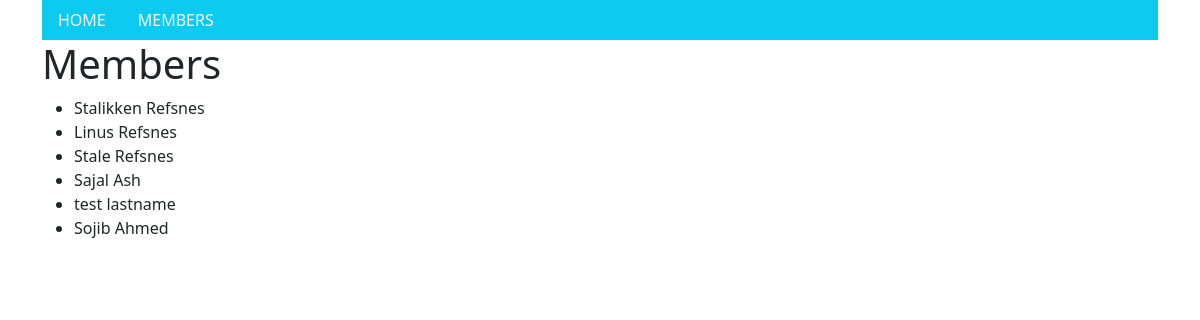
The page /members/ on the database its author committed.
### members/models.py (models this page shows, shortened)
class Member(models.Model):
  firstname = models.CharField(max_length=255)
  lastname = models.CharField(max_length=255)
  phone = models.IntegerField(null=True)
  joined_date = models.DateField(null=True)
  slug = models.SlugField(default="", null=False)

### members/views.py (the view)
# urls.py: path('members/', views.members, name='members'),
def members(request):
    mymembers = Member.objects.all().values()
    template = loader.get_template('all_members.html')
    context = {
        'mymembers': mymembers,
    }
    return HttpResponse(template.render(context, request))

### members/templates/all_members.html (shortened to what this page needs)
{% extends "master.html" %}
{% block content %}
  <div class="mycard">
    <h1>Members</h1>
    <ul>
      {% for x in mymembers %}
        <li onclick="window.location = 'details/{{ x.slug }}'">{{ x.firstname }} {{ x.lastname }}</li>
      {% endfor %}
    </ul>
  </div>
{% endblock %}

### members/templates/master.html (shortened to what this page needs)
<html>
<head>
  {% load bootstrap5 %}
  {% bootstrap_css %}
</head>
<body>
<div class="container">
  <ul class="nav bg-info">
    <li class="nav-item">
      <a class="nav-link link-light" href="/">HOME</a>
    </li>
    <li class="nav-item">
      <a class="nav-link link-light" href="/members">MEMBERS</a>
    </li>
  </ul>
  {% block content %}
  {% endblock %}
</div>
</body>
</html>

### rows shown on the page
Member: firstname "Stalikken", lastname "Refsnes"
Member: firstname "Linus", lastname "Refsnes"
Member: firstname "Stale", lastname "Refsnes"
Member: firstname "Sajal", lastname "Ash"
Member: firstname "test", lastname "lastname"
Member: firstname "Sojib", lastname "Ahmed"
